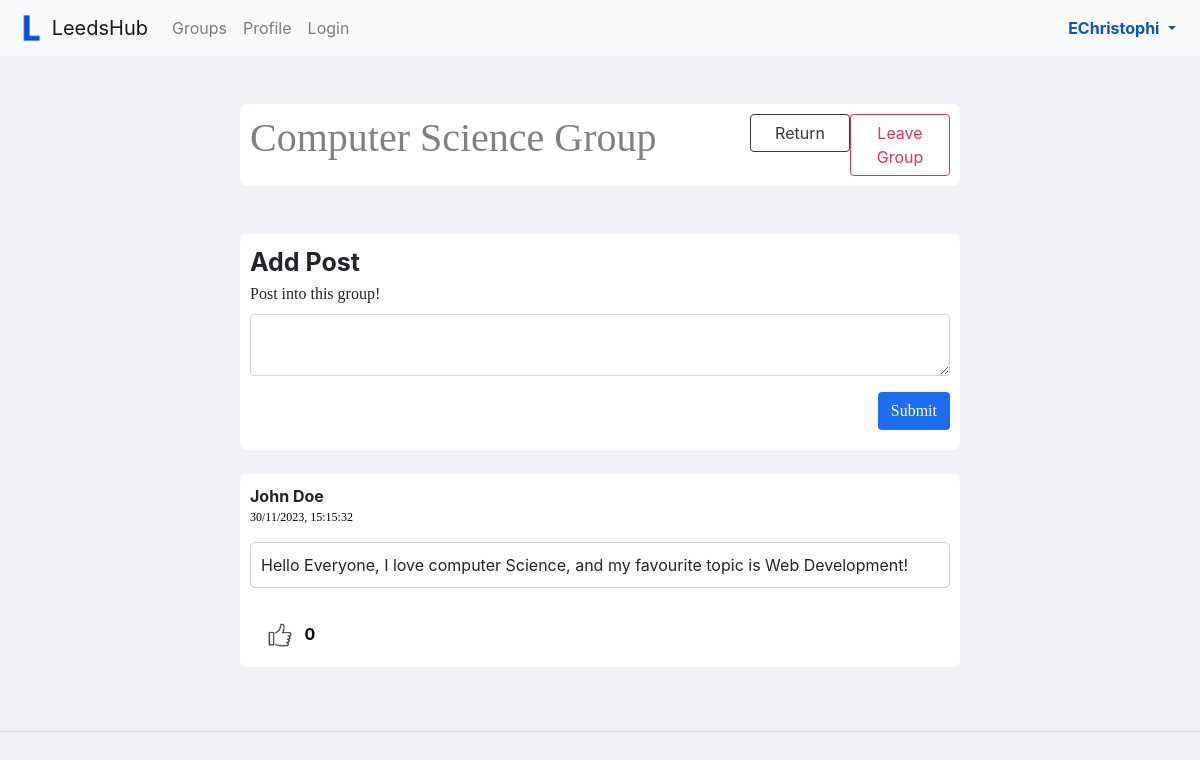
/entergroup/2 (signed in), run on the app's committed database.
### app/models.py (models this page shows, shortened)
class User(db.Model, UserMixin):
    id = db.Column(db.Integer, primary_key=True)
    username = db.Column(db.String(25), nullable=False, unique=True)
    fullname = db.Column(db.String(30), nullable=False)
    uniyear = db.Column(db.Integer, nullable=False)
    uniemail = db.Column(db.String(30), nullable=False)
    posts = db.relationship('Post', backref='creator')
    groups = db.relationship('Membership', backref='member')
    liked_posts = db.relationship('Post', backref="liked")
    comments = db.relationship('Comment', backref="commenter")
    password_hash = db.Column(db.String(128))
    @property
    def password(self):
        raise AttributeError("Password is not a readable attribute")

class Group(db.Model):
    id = db.Column(db.Integer, primary_key=True)
    title = db.Column(db.String(20), nullable=False)
    members = db.relationship('Membership', backref="group")

class Post(db.Model):
    id = db.Column(db.Integer, primary_key=True)
    content = db.Column(db.Text, nullable=False)
    creator_id = db.Column(db.Integer, db.ForeignKey('user.id'))
    date = db.Column(db.DateTime, default=datetime.utcnow())
    likes = db.Column(db.Integer, default=0)
    domain = db.Column(db.String(20), default="feed")
    comments = db.relationship("Comment", backref="com")

### app/views.py (the view, shortened to what this page needs)
@app.route('/entergroup/<int:id>', methods=["GET", "POST"])
@login_required
def entergroup(id):
    form = PostForm()
    member = current_user.id
    group = Group.query.get_or_404(id)
    if Membership.query.filter_by(group_id=id, user_id=member).count() == 0:
        flash("Join the group first!")
        return redirect("/findgroups")
    posts = Post.query.filter_by(domain=id).order_by(Post.date.desc())
    liked_posts = []
    likes = LikesTable.query.filter_by(user_id=current_user.id)
    for like in likes:
        for post in posts:
            if like.post_id == post.id:
                liked_posts.append(post)
    return render_template("entergroup.html",
                           title=group.title,
                           posts=posts,
                           group=group,
                           form=form,
                           liked_posts=liked_posts)

### app/forms.py
class PostForm(FlaskForm):
    content = StringField('Content', [InputRequired()],
                          widget=TextArea())
    creator = StringField("Creator")

### app/views.py (called while the page is built)
@login_manager.user_loader
def load_user(user_id):
    return User.query.get(int(user_id))

### app/templates/entergroup.html (shortened to what this page needs)
{% extends "base.html" %}
{% block content %}
<html>
<head>
</head>
<body>
<br>
<div class="container" id="post">
    <div class="row">
    <div class="col-8">
    <h1 style="color:grey" >{{group.title}}</h1>
    </div>
    <div class="col-4">
    <a href="/leavegroup/{{group.id}}" style="width:100px" class="btn btn-outline-danger float-right">Leave Group</a>
    <a href="/findgroups" style="width:100px" class="btn btn-outline-dark float-right">Return</a>
    </div>
</div>
</div>
<br>
<br>
<div class="container" id="post">
    <strong style="font-size:25px">Add Post</strong>
    <form action="" method="post" name="login">
        <div class="mb-3">
            <label for="content" class="form-label">Post into this group!</label>
            {{ form.content(class="form-control", rows="2", id="content") }}
        </div>
        <button type="submit" style="background-color:#1d6df0;color:white" class="btn float-right">Submit</button>
        <br>
    </form>
    <br>
</div>
<br>
{% for post in posts %}
    <div class="container" id="post">
    <strong>{{post.creator.fullname}}</strong>
    <p style="color:black; font-size:12px">{{post.date.strftime("%d/%m/%Y, %H:%M:%S")}}</p>
    <div id="text">
    {{post.content}}
    </div>
    <br>
    <div class="row" style="padding:10px">
    <div class="col-4">
    <a onclick="like({{post.id}})" id="likebutton" ><img id="likeicon" src="/static/likeicon.webp" alt="like button"></a>
    {% if post in liked_posts %}
    <strong><span style="color:green" id="like-count-{{ post.id }}">{{ post.likes }}</span></strong>
    {% else %}
    <strong><span style="color:black" id="like-count-{{ post.id }}">{{ post.likes }}</span></strong>
    {% endif %}
    </div>
    </div>
    </div>
    <br>
    </div>
    {% endfor %}
<br>
<hr>
<br>
</body>
</html>
{% endblock %}

### app/templates/base.html (shortened to what this page needs)
<!DOCTYPE html>
<html lang="en">
    <head>
    <link rel="stylesheet" href="https://maxcdn.bootstrapcdn.com/bootstrap/4.5.2/css/bootstrap.min.css">
    <link rel="stylesheet" href="/static/style.css">
    </head>
    <body>
<nav class="navbar navbar-expand-sm navbar-light bg-light">
  <a href='/' class="navbar-brand">
    <img src="/static/logo3.png" width="30" height="30" class="d-inline-block align-top" alt="Blue L">
    LeedsHub
  </a>
  <div class="collapse navbar-collapse" id="navbarSupportedContent">
    <ul class="navbar-nav mr-auto">
      <li class="nav-item"><a class="nav-link" href="/findgroups">Groups</a></li>
      <li class="nav-item"><a class="nav-link" href="/profile">Profile</a></li>
      <li class="nav-item"><a class="nav-link" href="/login">Login</a></li>
    </ul>
    <ul class="navbar-nav navbar-right">
      <li class="nav-item dropdown">
        <a style="color:#0f53bf" class="nav-link dropdown-toggle" id="navbarDropdownMenuLink" role="button" data-toggle="dropdown" aria-haspopup="true" aria-expanded="false">
          <strong>{{current_user.username}}</strong>
        </a>
      </li>
    </ul>
  </div>
</nav>
   <br>
    <div id="page">
   {% block content %}{% endblock %}
    </body>
  </html>

### app/static/style.css (style rules this page uses)
#likeicon { width:40px; height:24px; border-style:solid" }
body { background-color: #f1f2f5; }
p, h1,h2,h3, form { font-family: Verdana }
#post { border-radius:7px; padding:10px; background-color:white; width:60% }
#text { border-style:solid; border-radius:5px; border-width: 1px; padding:10px; border-color:rgb(210, 207, 207); }

### data on the page
User: username "EChristophi"
Group: title "Computer Science Group"
Post: creator.fullname "John Doe", date "30/11/2023, 15:15:32", content "Hello Everyone, I love computer Science, and my favourite topic is Web Development!", likes "0"
